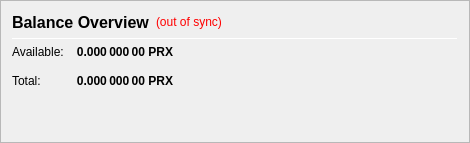
                   <widget class="QFrame" name="frame_CombinedBalances">
                    <property name="minimumSize">
                     <size>
                      <width>470</width>
                      <height>0</height>
                     </size>
                    </property>
                    <property name="frameShape">
                     <enum>QFrame::StyledPanel</enum>
                    </property>
                    <property name="frameShadow">
                     <enum>QFrame::Raised</enum>
                    </property>
                    <layout class="QVBoxLayout" name="verticalLayout_5">
                     <item>
                      <layout class="QHBoxLayout" name="horizontalLayout_5" stretch="0,0,0">
                       <item>
                        <widget class="QLabel" name="label_5z">
                         <property name="minimumSize">
                          <size>
                           <width>0</width>
                           <height>20</height>
                          </size>
                         </property>
                         <property name="font">
                          <font>
                           <pointsize>12</pointsize>
                           <weight>75</weight>
                           <bold>true</bold>
                          </font>
                         </property>
                         <property name="toolTip">
                          <string>Combined Balance (including unconfirmed and immature coins)</string>
                         </property>
                         <property name="text">
                          <string>Balance Overview</string>
                         </property>
                        </widget>
                       </item>
                       <item>
                        <widget class="QLabel" name="labelWalletStatus">
                         <property name="cursor">
                          <cursorShape>WhatsThisCursor</cursorShape>
                         </property>
                         <property name="toolTip">
                          <string>The displayed information may be out of date. Your wallet automatically synchronizes with the PRX network after a connection is established, but this process has not completed yet.</string>
                         </property>
                         <property name="styleSheet">
                          <string notr="true">QLabel { color: red; }</string>
                         </property>
                         <property name="text">
                          <string notr="true">(out of sync)</string>
                         </property>
                         <property name="alignment">
                          <set>Qt::AlignLeading|Qt::AlignLeft|Qt::AlignVCenter</set>
                         </property>
                        </widget>
                       </item>
                       <item>
                        <spacer name="horizontalSpacer_1">
                         <property name="orientation">
                          <enum>Qt::Horizontal</enum>
                         </property>
                         <property name="sizeHint" stdset="0">
                          <size>
                           <width>40</width>
                           <height>20</height>
                          </size>
                         </property>
                        </spacer>
                       </item>
                      </layout>
                     </item>
                     <item>
                      <widget class="Line" name="line_CombinedBalance">
                       <property name="minimumSize">
                        <size>
                         <width>0</width>
                         <height>1</height>
                        </size>
                       </property>
                       <property name="maximumSize">
                        <size>
                         <width>16777215</width>
                         <height>1</height>
                        </size>
                       </property>
                       <property name="orientation">
                        <enum>Qt::Horizontal</enum>
                       </property>
                      </widget>
                     </item>
                     <item>
                      <layout class="QGridLayout" name="gridLayout_3">
                       <property name="spacing">
                        <number>12</number>
                       </property>
                       <item row="1" column="0">
                        <widget class="QLabel" name="labelBalanceTextz">
                         <property name="text">
                          <string>Available:</string>
                         </property>
                        </widget>
                       </item>
                       <item row="1" column="1">
                        <widget class="QLabel" name="labelBalance2">
                         <property name="font">
                          <font>
                           <weight>75</weight>
                           <bold>true</bold>
                          </font>
                         </property>
                         <property name="cursor">
                          <cursorShape>IBeamCursor</cursorShape>
                         </property>
                         <property name="toolTip">
                          <string>Your current spendable balance</string>
                         </property>
                         <property name="text">
                          <string notr="true">0.000 000 00 PRX</string>
                         </property>
                         <property name="alignment">
                          <set>Qt::AlignRight|Qt::AlignTrailing|Qt::AlignVCenter</set>
                         </property>
                         <property name="textInteractionFlags">
                          <set>Qt::LinksAccessibleByMouse|Qt::TextSelectableByKeyboard|Qt::TextSelectableByMouse</set>
                         </property>
                        </widget>
                       </item>
                       <item row="2" column="0">
                        <widget class="QLabel" name="labelTotalTextz">
                         <property name="text">
                          <string>Total:</string>
                         </property>
                        </widget>
                       </item>
                       <item row="2" column="1">
                        <widget class="QLabel" name="labelTotal2">
                         <property name="font">
                          <font>
                           <weight>75</weight>
                           <bold>true</bold>
                          </font>
                         </property>
                         <property name="cursor">
                          <cursorShape>IBeamCursor</cursorShape>
                         </property>
                         <property name="toolTip">
                          <string>Total Balance, including all unavailable coins.</string>
                         </property>
                         <property name="text">
                          <string notr="true">0.000 000 00 PRX</string>
                         </property>
                         <property name="alignment">
                          <set>Qt::AlignRight|Qt::AlignTrailing|Qt::AlignVCenter</set>
                         </property>
                         <property name="textInteractionFlags">
                          <set>Qt::LinksAccessibleByMouse|Qt::TextSelectableByKeyboard|Qt::TextSelectableByMouse</set>
                         </property>
                        </widget>
                       </item>
                       <item row="2" column="3">
                        <spacer name="horizontalSpacer_2">
                         <property name="orientation">
                          <enum>Qt::Horizontal</enum>
                         </property>
                         <property name="sizeHint" stdset="0">
                          <size>
                           <width>40</width>
                           <height>20</height>
                          </size>
                         </property>
                        </spacer>
                       </item>
                      </layout>
                     </item>
                     <item>
                      <spacer name="verticalSpacer_1">
                       <property name="orientation">
                        <enum>Qt::Vertical</enum>
                       </property>
                       <property name="sizeHint" stdset="0">
                        <size>
                         <width>20</width>
                         <height>40</height>
                        </size>
                       </property>
                      </spacer>
                     </item>
                    </layout>
                   </widget>
